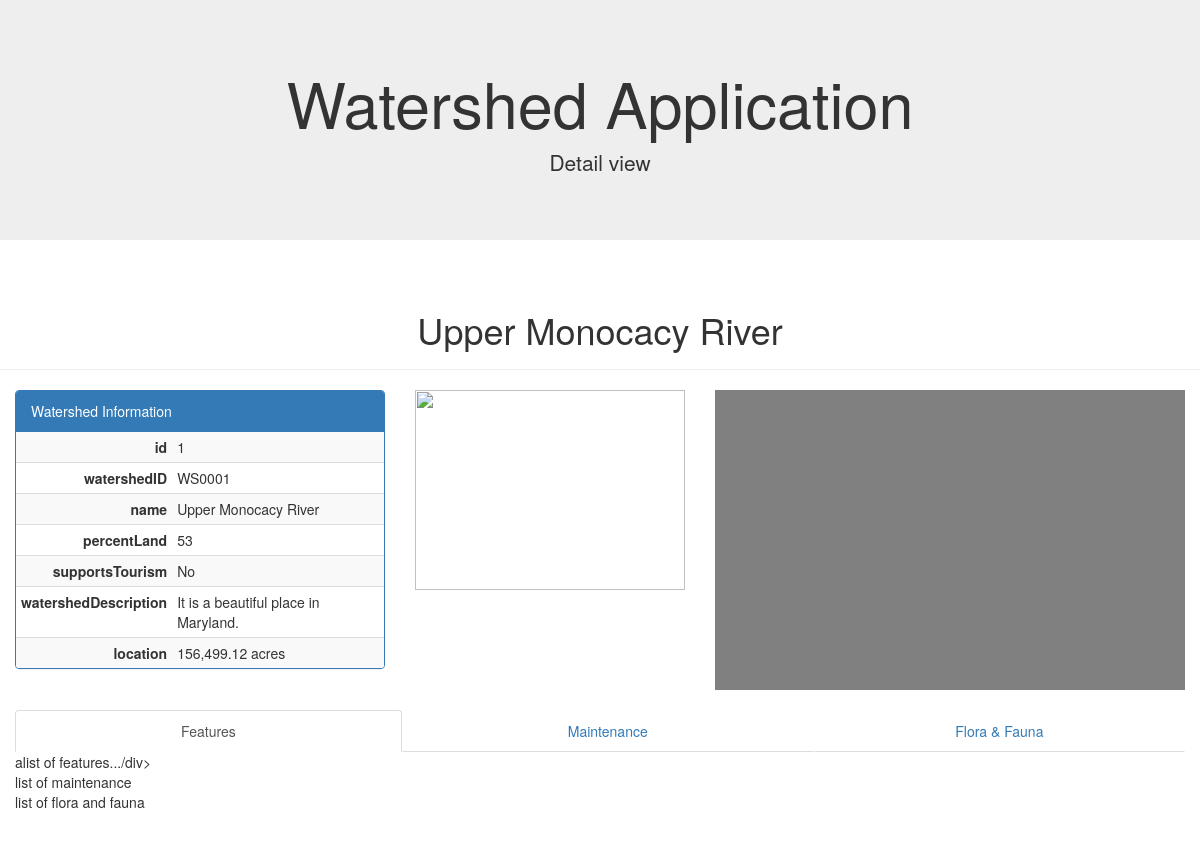
/watershed/1/, run on the app's committed database.
### watershed/models.py (models this page shows, shortened)
class Watershed(models.Model):
    watershedID = models.CharField(max_length=20)
    name = models.CharField(max_length=20)
    percentLand = models.CharField(max_length=20)
    supportsTourism = models.CharField(max_length=20)
    watershedDescription = models.CharField(max_length=255)
    location = models.CharField(max_length=255)
    def attrs(self):
        return [(field.name, field.value_to_string(self)) for field in Watershed._meta.fields]

### watershed/views.py (the view)
# urls.py: url(r'^(?P<watershed_id>[0-9]+)/$', views.detail, name="detail"),
def detail(request, watershed_id):
        watershed = get_object_or_404(Watershed, pk=watershed_id)
        context = {
            'watershed': watershed
        }
        return render(request, 'watershed/detail.html', context)

### watershed/templates/watershed/detail.html (shortened to what this page needs)
<!DOCTYPE html>
<html lang="en">
<head>
    <link rel="stylesheet" type="text/css" href="https://maxcdn.bootstrapcdn.com/bootstrap/3.3.7/css/bootstrap.min.css">
</head>
<body>
    <div class="jumbotron text-center">
        <h1>Watershed Application</h1>
        <p>Detail view</p>
    </div>
    <div class="row">
    <div class="container-fluid">
        <div class="page-header text-center">
          <h1>{{ watershed.name }}<small></small></h1>
        </div>
        <div class="col-xs-12 col-sm-12 col-md-6 col-lg-4">
            <div class="panel panel-primary">
                <div class="panel-heading">Watershed Information</div>
                <table class="table table-striped table-condensed">
                        {% for name, value in watershed.attrs %}
                         <tr>
                            <td class="text-right"><strong>{{name}}</strong></td>
                            <td>{{value}}</td>
                        </tr>
                        {% endfor %}
                </table>
            </div>
        </div>
        <div class="col-xs-12 col-sm-12 col-md-6 col-lg-3">
            <img src="{{ watershed.watershed_logo }}" height="200px" width="100%">
        </div>
        <div class="col-xs-12 col-sm-12 col-md-12 col-lg-5">
            <div id="map" style="width:100%;height:300px;background-color:grey"></div>
        </div>
    </div>
    </div>
    <br>
    <div class="row">
        <div class="container-fluid">
            <div class="col-xs-12 col-sm-12 col-md-12 col-lg-12">
              <div role="tabpanel">
                  <ul class="nav nav-tabs nav-justified" role="tablist">
                      <li role="presentation" class="active">
                          <a href="#features" aria-controls="Features" role="tab" data-toggle="tab">Features</a>
                      </li>
                      <li role="presentation">
                          <a href="#maintenance" aria-controls="maintenance" role="tab" data-toggle="tab">Maintenance</a>
                      </li>
                        <li role="presentation">
                          <a href="#floraAndfauna" aria-controls="floraAndfauna" role="tab" data-toggle="tab">Flora & Fauna</a>
                      </li>
                  </ul>
                  <div class="tab-content">
                      <div role="tabpanel" class="tab-pane active" id="features">alist of features.../div>
                      <div role="tabpanel" class="tab-pane" id="maintenance">list of maintenance</div>
                      <div role="tabpanel" class="tab-pane" id="floraAndfauna">list of flora and fauna</div>
                  </div>
              </div>
            </div>
        </div>
    </div>
    <br>
    <br>
</body>
</html>

### data on the page
Watershed: name "Upper Monocacy River", attrs "WS0001" "Upper Monocacy River" "53" "No" "It is a beautiful place in Maryland." "156,499.12 acres"

### other printed values
{{ name }} "id" "watershedID" "name" "percentLand" "supportsTourism" "watershedDescription" "location"
{{ value }} "1"
